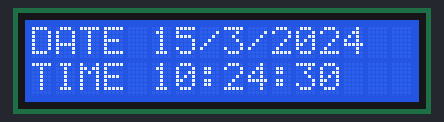
A sketch run on a simulated Arduino Uno, built with avr-gcc and run on an emulated ATmega328P. Parts: 16×2 character LCD. The local clock reads 2024-03-15 10:24:30 at power-on unless the sketch sets it.

Above: at 0.1 s.
At 4.4 s:
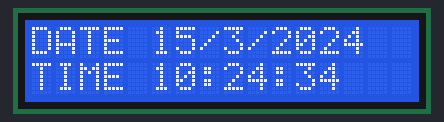
At 9.1 s:
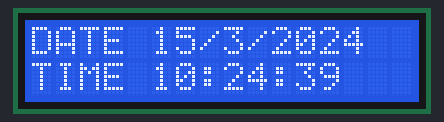
At 19.2 s:
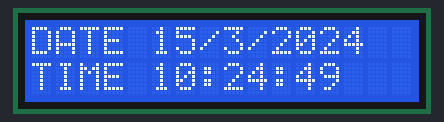
At 28.2 s:
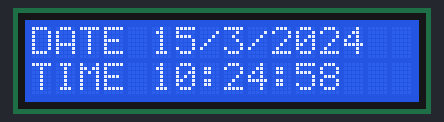
At 38.2 s:
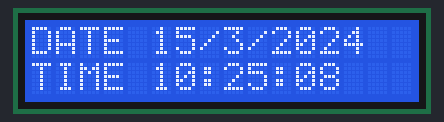

The sketch:

TimePrintCode.ino
```cpp
#include <Wire.h>
#include <LiquidCrystal_I2C.h>
#include "RTClib.h"

// RTC object
RTC_DS1307 rtc;

// use the simple constructor: (I2C addr, cols, rows)
LiquidCrystal_I2C lcd(0x27, 16, 2);

char daysOfTheWeek[7][12] = {
  "Sun", "Mon", "Tue", "Wed", "Thu", "Fri", "Sat"
};

void setup() {
  Serial.begin(9600);

  // LCD init
  lcd.begin();       // no parameters
  lcd.backlight();   // turn on backlight
  lcd.clear();

  // RTC init
  if (! rtc.begin()) {
    lcd.setCursor(0,0);
    lcd.print("Couldn't find RTC");
    while (1);
  }
  if (! rtc.isrunning()) {
    lcd.setCursor(0,0);
    lcd.print("RTC not running");
    // you may want to rtc.adjust(...) here
  }
}

void loop() {
  DateTime now = rtc.now();

  // display date on line 0
  lcd.setCursor(0, 0);
  lcd.print("DATE ");
  lcd.print(now.day());
  lcd.print('/');
  lcd.print(now.month());
  lcd.print('/');
  lcd.print(now.year());

  // display time on line 1
  lcd.setCursor(0, 1);
  lcd.print("TIME ");
  print2d(now.hour());
  lcd.print(':');
  print2d(now.minute());
  lcd.print(':');
  print2d(now.second());

  delay(500);
}

// helper to leading‑zero two‑digit numbers
void print2d(int v) {
  if (v < 10) lcd.print('0');
  lcd.print(v);
}
```

Measured:
- what the display in image 1 shows lasts 1.1 s, from 4.3 s to 5.4 s
